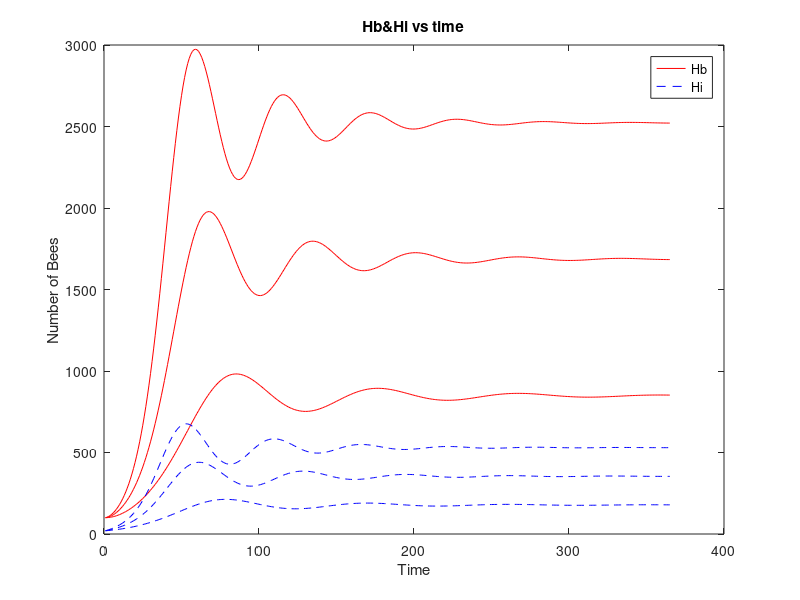
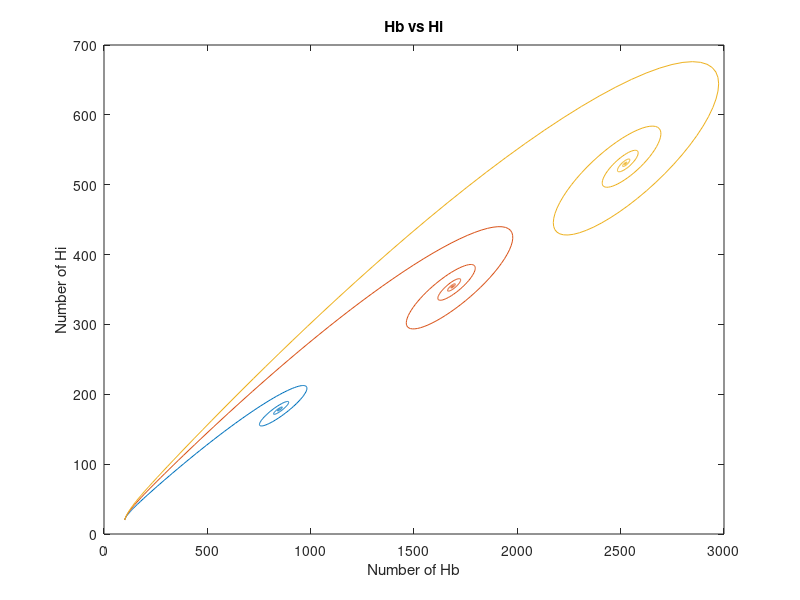

MATLAB code to generate these figures, in order:
clc;                                               % Clears the screen
clear all;

t=1; t_end=365;%How long the day is

L=1500;
w=10000;
Alpha=0.25;
Sigma=0.75;
m=0.24;

for L=1300:100:1500 %L cannot be 1200 or lower
Hb = zeros(t_end,1);
Hi = zeros(t_end,1);

Hb(1) = 100;% How many Hb and Hi in the day 1
Hi(1) = 20;
x=[Hb;Hi];

f1=@(x,y) L.*(x)/(w+x)-Alpha.*x+Sigma.*x.*(y./(x+y));
f2=@(x,y) Alpha.*x-Sigma.*x.*(y./(x-y))-m.*y;  
F_xy = @(x,y)[f1(x,y);f2(x,y)];                    

for i=1:(t_end-1)                           % calculation loop
    k_1 = F_xy(Hb(i),Hi(i)); 
    
    k_2 = F_xy(Hb(i)+0.5*t,Hi(i)+0.5*t*k_1);
    k_3 = F_xy((Hb(i)+0.5*t),(Hi(i)+0.5*t*k_2));
    k_4 = F_xy((Hb(i)+t),(Hi(i)+k_3*t));
    
    Hb(i+1) = Hb(i) + (1/6)*(k_1(1)+2*k_2(1)+2*k_3(1)+k_4(1))*t;
    Hi(i+1) = Hi(i) + (1/6)*(k_1(2)+2*k_2(2)+2*k_3(2)+k_4(2))*t;  
end

time=1:1:t_end;%figures are in here
figure(1);%Hb and Hi vs time
plot(time,Hb,'r-');
hold on;
plot(time,Hi,'b--');
title('Hb&Hi vs time');
xlabel('Time');
ylabel('Number of Bees');
legend('Hb','Hi');

figure(2);%Hb vs Hi
plot(Hb,Hi);
title('Hb vs Hi');
xlabel('Number of Hb');
ylabel('Number of Hi');
hold on;

fprintf('point is %8.4e %8.4e and the rate is %8.4e\n',Hb(t_end),Hi(t_end),Hb(t_end)/Hi(t_end) );
end
